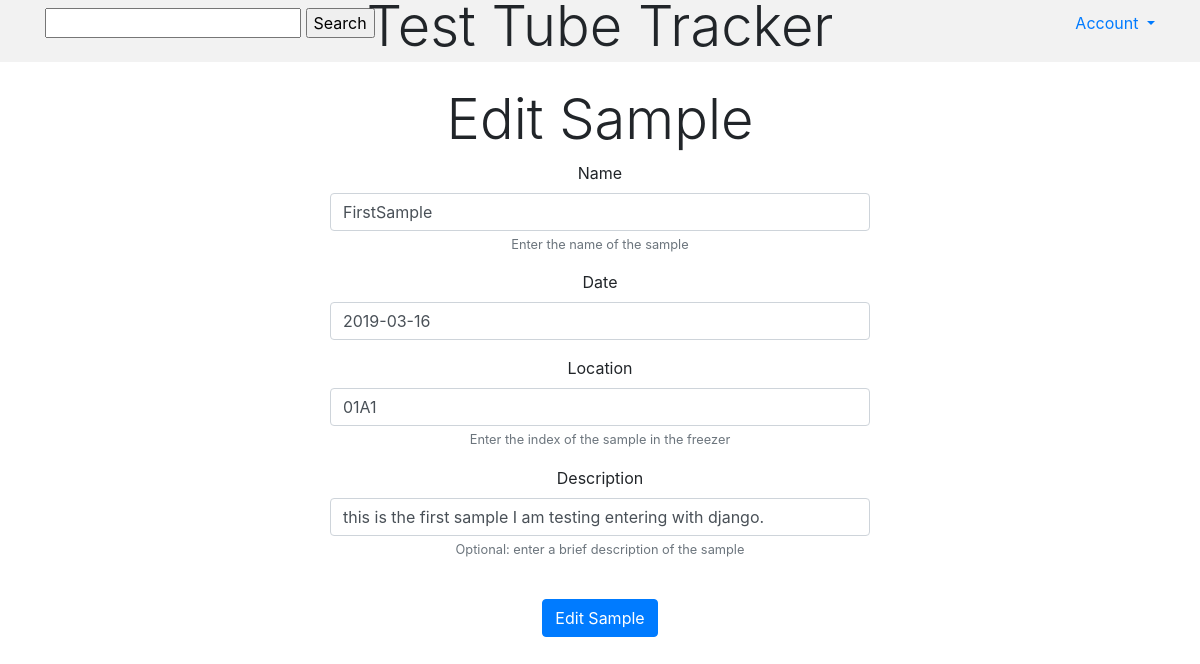
Screenshot of /catalog/sample/1/update/ with the database file from the repository.
### catalog/models.py (models this page shows, shortened)
class Sample(models.Model):
    Name = models.CharField(max_length = 50, default = '', help_text='Enter the name of the sample')
    Date = models.DateField(null=True, blank=True)
    Location = models.CharField(max_length = 20, default = '', help_text='Enter the index of the sample in the freezer')
    Description = models.CharField(max_length=500, blank=True, default='', help_text='Optional: enter a brief description of the sample')
    Owner = models.ForeignKey(User, on_delete=models.CASCADE, null=True, blank=True)
    OwnerFullName = models.CharField(max_length = 50, default = '')

### catalog/views.py (the view)
# urls.py: path('sample/<int:pk>/update/', views.SampleUpdate.as_view(), name='sample_update'),
class SampleUpdate(UpdateView):
    model = Sample
    fields = ['Name', 'Date', 'Location', 'Description']

### templates/catalog/sample_form.html (shortened to what this page needs)
{% load bootstrap4 %}
{% load staticfiles %}
<head>
<link rel="stylesheet" href="{% static 'css/styles.css' %}">
<link rel="stylesheet" href="https://stackpath.bootstrapcdn.com/bootstrap/4.3.1/css/bootstrap.min.css">
  <link rel="stylesheet" href="https://maxcdn.bootstrapcdn.com/font-awesome/4.5.0/css/font-awesome.min.css">
  <link rel="stylesheet" href="http://code.ionicframework.com/ionicons/2.0.1/css/ionicons.min.css">
</head>
{% block content %}
<nav class="navbar navbar-light navbar-fixed-top" style="background-color: #f2f2f2;">
  <div class="container">
  <ul class="nav navbar-nav navbar-left">
    <form action="/search/" method="get">
        <input type="text" name="q">
        <input type="submit" value="Search">
    </form>
    </ul>
    <ul class="nav navbar-nav navbar-center">
    <h1 class="display-4">Test Tube Tracker</h1>
    </ul>
    <ul class="dropdown">
          <a href="#" class="dropdown-toggle" data-toggle="dropdown" role="button" aria-haspopup="true" aria-expanded="false">Account </a>
        </ul>
  </div>
</nav>
<section id="cover">
    <div id="cover-caption">
        <div id="container" class="container">
            <div class="row text-black">
                <div class="col-sm-6 offset-sm-3 text-center">
                    <h1 class="display-4">Edit Sample</h1>
                    <div class="info-form">
                        <form method="post">
                            {% bootstrap_form form %}
                    </div>
                    <br>
                    <button type="submit" class="btn btn-primary">Edit Sample</button>
                </div>
            </div>
        </div>
    </div>
</section>
{% endblock %}

### static/css/styles.css (style rules this page uses)
.navbar-nav.navbar-center { position: absolute; left: 50%; transform: translatex(-50%); }

### rows the page displays
Sample: Name "FirstSample", Date "2019-03-16", Location "01A1", Description "this is the first sample I am testing entering with django."
